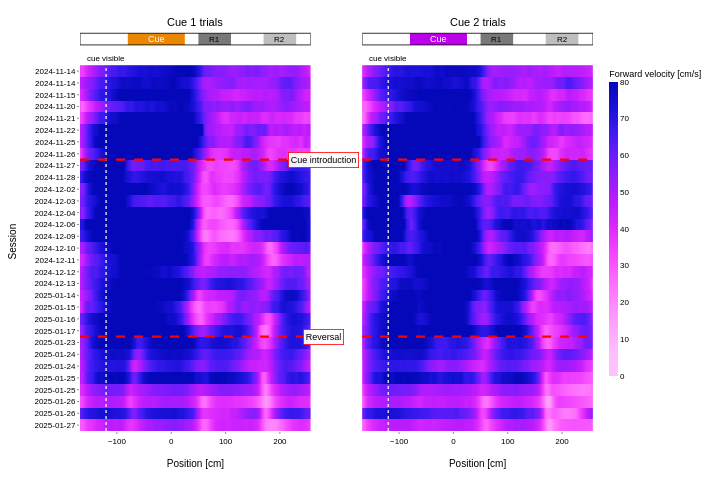

The cell this chart's notebook holds for it:
### Code cell
behav_filt, valid_sessions = filter_short_sessions(behav)

panels = {}
for cue_label, cue_filter_str in [('Cue 1 trials', 'Cue1 trials'),
                                   ('Cue 2 trials', 'Cue2 trials')]:
    sub, _ = group_filter_data(behav_filt, cue_filter=[cue_filter_str])
    panels[cue_label] = heatmap_table(sub)

all_sids = sorted(
    set().union(*(set(h.index) for h in panels.values() if not h.empty))
)

aligned = {k: v.reindex(all_sids) for k, v in panels.items()}

min_track = min(v.columns.min() for v in aligned.values() if not v.empty)
max_track = max(v.columns.max() for v in aligned.values() if not v.empty)

track_details_raw = json.loads(metadata.iloc[0]['track_details'])
track_details = override_cue_zone(track_details_raw)

track_h = TRACK_VIS_PX / FIG_HEIGHT_PX
label_h = XLABEL_PX / FIG_HEIGHT_PX
hm_h = 1.0 - track_h - label_h

MARGIN_L_PX = 74
MARGIN_R_PX = 110
MARGIN_T_PX = 30
MARGIN_B_PX = 46

fig = make_subplots(
    rows=2, cols=2,
    row_heights=[track_h, hm_h + label_h],
    column_widths=[0.5, 0.5],
    shared_xaxes=True,
    horizontal_spacing=0.10,
    vertical_spacing=0.01,
    subplot_titles=('Cue 1 trials', 'Cue 2 trials', None, None),
)

cmap = px.colors.sequential.Plotly3_r
panel_cue_colors = {1: CUE1_COLOR, 2: CUE2_COLOR}

for col_idx, (label, hm) in enumerate(aligned.items(), start=1):
    draw_track_schematic(
        fig, row=1, col=col_idx,
        track_details=track_details,
        min_track=min_track, max_track=max_track,
        draw_cue=col_idx,
        cue_color=panel_cue_colors[col_idx],
    )

    customdata = np.tile(
        np.array(all_sids, dtype=object).reshape(-1, 1), (1, len(hm.columns))
    )
    fig.add_trace(
        go.Heatmap(
            z=hm.values,
            x=hm.columns,
            y=np.arange(len(all_sids)),
            colorscale=cmap,
            zmin=0,
            zmax=METRIC_MAX,
            showscale=(col_idx == 2),
            colorbar=dict(
                title=dict(text='Forward velocity [cm/s]',
                            font=dict(family='Arial', size=9, color='black')),
                thickness=9,
                len=hm_h * 0.95,
                xpad=6,
                yanchor='middle',
                y=(label_h + hm_h / 2),
                tickfont=dict(family='Arial', size=8, color='black'),
            ) if col_idx == 2 else None,
            customdata=customdata,
            hovertemplate=(
                'session=%{customdata}<br>pos=%{x} cm'
                '<br>v=%{z:.1f} cm/s<extra></extra>'
            ),
        ),
        row=2, col=col_idx,
    )

    fig.add_vline(
        x=CUE_VISIBLE_BIN, row=2, col=col_idx,
        line=dict(color='white', width=1.2, dash='dot'),
    )
    fig.add_annotation(
        x=CUE_VISIBLE_BIN, y=-0.5,
        text='cue visible', showarrow=False,
        font=dict(family='Arial', size=8, color='black'),
        bgcolor='rgba(255,255,255,0.85)', borderpad=1,
        xanchor='center', yanchor='bottom',
        row=2, col=col_idx,
    )

line_ys = session_line_y_positions(all_sids, SESSION_LINE_DATES)
plot_x_start = MARGIN_L_PX / FIG_WIDTH_PX
plot_x_end = 1 - MARGIN_R_PX / FIG_WIDTH_PX
plot_width_paper = plot_x_end - plot_x_start
domain_gap_center = (fig.layout.xaxis3.domain[1] + fig.layout.xaxis4.domain[0]) / 2
gap_center_paper_x = plot_x_start + domain_gap_center * plot_width_paper

for y_pos, lbl in zip(line_ys, SESSION_LINE_LABELS):
    if y_pos is None:
        continue
    for col_idx in (1, 2):
        fig.add_hline(
            y=y_pos, row=2, col=col_idx,
            line=dict(color='red', width=2.2, dash='dash'),
        )
    fig.add_annotation(
        x=gap_center_paper_x, xref='paper',
        y=y_pos, yref='y3',
        text=lbl, showarrow=False,
        font=dict(family='Arial', size=9, color='black'),
        bgcolor='rgba(255,255,255,0.95)',
        bordercolor='red', borderwidth=0.8, borderpad=2,
        xanchor='center', yanchor='middle',
    )

n_sess = len(all_sids)
max_visible = max(1, int(np.floor((FIG_HEIGHT_PX * hm_h) / 12)))
step = max(1, int(np.ceil(n_sess / max_visible)))
y_idx = np.arange(0, n_sess, step)
y_text = [str(all_sids[i]).split('_')[0] for i in y_idx]

fig.update_yaxes(
    autorange='reversed',
    tickmode='array',
    tickvals=y_idx, ticktext=y_text,
    zeroline=False, showgrid=False,
    ticks='outside', ticklen=2, tickwidth=0.6,
    tickfont=dict(family='Arial', size=8, color='black'),
    title=dict(text='Session', font=dict(family='Arial', size=10, color='black')),
    row=2, col=1,
)
fig.update_yaxes(
    autorange='reversed',
    showticklabels=False, ticks='',
    zeroline=False, showgrid=False,
    row=2, col=2,
)

for col_idx in (1, 2):
    fig.update_xaxes(
        range=(min_track, max_track),
        zeroline=False, showgrid=False,
        ticks='outside', ticklen=2, tickwidth=0.6,
        tickfont=dict(family='Arial', size=8, color='black'),
        title=dict(text='Position [cm]',
                    font=dict(family='Arial', size=10, color='black')),
        row=2, col=col_idx,
    )

fig.update_layout(
    width=FIG_WIDTH_PX,
    height=FIG_HEIGHT_PX,
    paper_bgcolor='white',
    plot_bgcolor='white',
    margin=dict(l=MARGIN_L_PX, r=MARGIN_R_PX, t=MARGIN_T_PX, b=MARGIN_B_PX),
    font=dict(family='Arial', size=9, color='black'),
    showlegend=False,
)
for ann in fig.layout.annotations:
    if ann.text in ('Cue 1 trials', 'Cue 2 trials'):
        ann.font = dict(family='Arial', size=11, color='black')

fig.show()

### Figure 1 — Plotly figure (JSON) as saved in the notebook; plotly's stock layout.template omitted (floating-point values rounded to 4 significant figures; data arrays with more than 128 entries replaced by an {"elided": "..."} marker saying what was removed)
{"data": [{"colorscale": [[0, "#fec3fe"], [0.08333, "#febefe"], [0.1667, "#fea5fd"], [0.25, "#fe88fc"], [0.3333, "#fc67fd"], [0.4167, "#f246fe"], [0.5, "#dd2bfd"], [0.5833, "#bf1cfd"], [0.6667, "#981cfd"], [0.75, "#6b1cfb"], [0.8333, "#3c19f0"], [0.9167, "#1910d8"], [1, "#0508b8"]], "customdata": {"elided": "31x426 str values"}, "hovertemplate": "session=%{customdata}<br>pos=%{x} cm<br>v=%{z:.1f} cm/s<extra></extra>", "showscale": false, "type": "heatmap", "x": {"elided": "426 int values"}, "xaxis": "x3", "y": [0, 1, 2, 3, 4, 5, 6, 7, 8, 9, 10, 11, 12, 13, 14, 15, 16, 17, 18, 19, 20, 21, 22, 23, 24, 25, 26, 27, 28, 29, 30], "yaxis": "y3", "z": {"elided": "31x426 float values"}, "zmax": 80, "zmin": 0}, {"colorbar": {"len": 0.8194, "thickness": 9, "tickfont": {"color": "black", "family": "Arial", "size": 8}, "title": {"font": {"color": "black", "family": "Arial", "size": 9}, "text": "Forward velocity [cm/s]"}, "xpad": 6, "y": 0.5229, "yanchor": "middle"}, "colorscale": [[0, "#fec3fe"], [0.08333, "#febefe"], [0.1667, "#fea5fd"], [0.25, "#fe88fc"], [0.3333, "#fc67fd"], [0.4167, "#f246fe"], [0.5, "#dd2bfd"], [0.5833, "#bf1cfd"], [0.6667, "#981cfd"], [0.75, "#6b1cfb"], [0.8333, "#3c19f0"], [0.9167, "#1910d8"], [1, "#0508b8"]], "customdata": {"elided": "31x426 str values"}, "hovertemplate": "session=%{customdata}<br>pos=%{x} cm<br>v=%{z:.1f} cm/s<extra></extra>", "showscale": true, "type": "heatmap", "x": {"elided": "426 int values"}, "xaxis": "x4", "y": [0, 1, 2, 3, 4, 5, 6, 7, 8, 9, 10, 11, 12, 13, 14, 15, 16, 17, 18, 19, 20, 21, 22, 23, 24, 25, 26, 27, 28, 29, 30], "yaxis": "y4", "z": {"elided": "31x426 float values"}, "zmax": 80, "zmin": 0}], "layout": {"annotations": [{"font": {"color": "black", "family": "Arial", "size": 11}, "showarrow": false, "text": "Cue 1 trials", "x": 0.225, "xanchor": "center", "xref": "paper", "y": 1, "yanchor": "bottom", "yref": "paper"}, {"font": {"color": "black", "family": "Arial", "size": 11}, "showarrow": false, "text": "Cue 2 trials", "x": 0.775, "xanchor": "center", "xref": "paper", "y": 1, "yanchor": "bottom", "yref": "paper"}, {"font": {"color": "white", "family": "Arial", "size": 9}, "showarrow": false, "text": "Cue", "x": -27.5, "xref": "x", "y": 0.5, "yref": "y"}, {"font": {"color": "black", "family": "Arial", "size": 8}, "showarrow": false, "text": "R1", "x": 80, "xref": "x", "y": 0.5, "yref": "y"}, {"font": {"color": "black", "family": "Arial", "size": 8}, "showarrow": false, "text": "R2", "x": 200, "xref": "x", "y": 0.5, "yref": "y"}, {"bgcolor": "rgba(255,255,255,0.85)", "borderpad": 1, "font": {"color": "black", "family": "Arial", "size": 8}, "showarrow": false, "text": "cue visible", "x": -120, "xanchor": "center", "xref": "x3", "y": -0.5, "yanchor": "bottom", "yref": "y3"}, {"font": {"color": "white", "family": "Arial", "size": 9}, "showarrow": false, "text": "Cue", "x": -27.5, "xref": "x2", "y": 0.5, "yref": "y2"}, {"font": {"color": "black", "family": "Arial", "size": 8}, "showarrow": false, "text": "R1", "x": 80, "xref": "x2", "y": 0.5, "yref": "y2"}, {"font": {"color": "black", "family": "Arial", "size": 8}, "showarrow": false, "text": "R2", "x": 200, "xref": "x2", "y": 0.5, "yref": "y2"}, {"bgcolor": "rgba(255,255,255,0.85)", "borderpad": 1, "font": {"color": "black", "family": "Arial", "size": 8}, "showarrow": false, "text": "cue visible", "x": -120, "xanchor": "center", "xref": "x4", "y": -0.5, "yanchor": "bottom", "yref": "y4"}, {"bgcolor": "rgba(255,255,255,0.95)", "bordercolor": "red", "borderpad": 2, "borderwidth": 0.8, "font": {"color": "black", "family": "Arial", "size": 9}, "showarrow": false, "text": "Cue introduction", "x": 0.475, "xanchor": "center", "xref": "paper", "y": 7.5, "yanchor": "middle", "yref": "y3"}, {"bgcolor": "rgba(255,255,255,0.95)", "bordercolor": "red", "borderpad": 2, "borderwidth": 0.8, "font": {"color": "black", "family": "Arial", "size": 9}, "showarrow": false, "text": "Reversal", "x": 0.475, "xanchor": "center", "xref": "paper", "y": 22.5, "yanchor": "middle", "yref": "y3"}], "font": {"color": "black", "family": "Arial", "size": 9}, "height": 480, "margin": {"b": 46, "l": 74, "r": 110, "t": 30}, "paper_bgcolor": "white", "plot_bgcolor": "white", "shapes": [{"fillcolor": "rgb(233, 136, 0)", "line": {"color": "rgb(233, 136, 0)", "width": 0}, "type": "rect", "x0": -80, "x1": 25, "xref": "x", "y0": 0.18, "y1": 0.82, "yref": "y"}, {"fillcolor": "rgba(120,120,120, 1)", "line": {"color": "rgba(120,120,120, 1)", "width": 0}, "type": "rect", "x0": 50, "x1": 110, "xref": "x", "y0": 0.18, "y1": 0.82, "yref": "y"}, {"fillcolor": "rgba(190,190,190, 1)", "line": {"color": "rgba(190,190,190, 1)", "width": 0}, "type": "rect", "x0": 170, "x1": 230, "xref": "x", "y0": 0.18, "y1": 0.82, "yref": "y"}, {"fillcolor": "rgba(0,0,0,0)", "line": {"color": "black", "width": 0.8}, "type": "rect", "x0": -168, "x1": 257, "xref": "x", "y0": 0.18, "y1": 0.82, "yref": "y"}, {"line": {"color": "white", "dash": "dot", "width": 1.2}, "type": "line", "x0": -120, "x1": -120, "xref": "x3", "y0": 0, "y1": 1, "yref": "y3 domain"}, {"fillcolor": "rgb(188, 0, 233)", "line": {"color": "rgb(188, 0, 233)", "width": 0}, "type": "rect", "x0": -80, "x1": 25, "xref": "x2", "y0": 0.18, "y1": 0.82, "yref": "y2"}, {"fillcolor": "rgba(120,120,120, 1)", "line": {"color": "rgba(120,120,120, 1)", "width": 0}, "type": "rect", "x0": 50, "x1": 110, "xref": "x2", "y0": 0.18, "y1": 0.82, "yref": "y2"}, {"fillcolor": "rgba(190,190,190, 1)", "line": {"color": "rgba(190,190,190, 1)", "width": 0}, "type": "rect", "x0": 170, "x1": 230, "xref": "x2", "y0": 0.18, "y1": 0.82, "yref": "y2"}, {"fillcolor": "rgba(0,0,0,0)", "line": {"color": "black", "width": 0.8}, "type": "rect", "x0": -168, "x1": 257, "xref": "x2", "y0": 0.18, "y1": 0.82, "yref": "y2"}, {"line": {"color": "white", "dash": "dot", "width": 1.2}, "type": "line", "x0": -120, "x1": -120, "xref": "x4", "y0": 0, "y1": 1, "yref": "y4 domain"}, {"line": {"color": "red", "dash": "dash", "width": 2.2}, "type": "line", "x0": 0, "x1": 1, "xref": "x3 domain", "y0": 7.5, "y1": 7.5, "yref": "y3"}, {"line": {"color": "red", "dash": "dash", "width": 2.2}, "type": "line", "x0": 0, "x1": 1, "xref": "x4 domain", "y0": 7.5, "y1": 7.5, "yref": "y4"}, {"line": {"color": "red", "dash": "dash", "width": 2.2}, "type": "line", "x0": 0, "x1": 1, "xref": "x3 domain", "y0": 22.5, "y1": 22.5, "yref": "y3"}, {"line": {"color": "red", "dash": "dash", "width": 2.2}, "type": "line", "x0": 0, "x1": 1, "xref": "x4 domain", "y0": 22.5, "y1": 22.5, "yref": "y4"}], "showlegend": false, "width": 720, "xaxis": {"anchor": "y", "domain": [0, 0.45], "matches": "x3", "range": [-168, 257], "showgrid": false, "showticklabels": false, "ticks": "", "zeroline": false}, "xaxis2": {"anchor": "y2", "domain": [0.55, 1], "matches": "x4", "range": [-168, 257], "showgrid": false, "showticklabels": false, "ticks": "", "zeroline": false}, "xaxis3": {"anchor": "y3", "domain": [0, 0.45], "range": [-168, 257], "showgrid": false, "tickfont": {"color": "black", "family": "Arial", "size": 8}, "ticklen": 2, "ticks": "outside", "tickwidth": 0.6, "title": {"font": {"color": "black", "family": "Arial", "size": 10}, "text": "Position [cm]"}, "zeroline": false}, "xaxis4": {"anchor": "y4", "domain": [0.55, 1], "range": [-168, 257], "showgrid": false, "tickfont": {"color": "black", "family": "Arial", "size": 8}, "ticklen": 2, "ticks": "outside", "tickwidth": 0.6, "title": {"font": {"color": "black", "family": "Arial", "size": 10}, "text": "Position [cm]"}, "zeroline": false}, "yaxis": {"anchor": "x", "domain": [0.9546, 1], "range": [1, 0], "showgrid": false, "showticklabels": false, "ticks": "", "zeroline": false}, "yaxis2": {"anchor": "x2", "domain": [0.9546, 1], "range": [1, 0], "showgrid": false, "showticklabels": false, "ticks": "", "zeroline": false}, "yaxis3": {"anchor": "x3", "autorange": "reversed", "domain": [0, 0.9446], "showgrid": false, "tickfont": {"color": "black", "family": "Arial", "size": 8}, "ticklen": 2, "tickmode": "array", "ticks": "outside", "ticktext": ["2024-11-14", "2024-11-14", "2024-11-15", "2024-11-20", "2024-11-21", "2024-11-22", "2024-11-25", "2024-11-26", "2024-11-27", "2024-11-28", "2024-12-02", "2024-12-03", "2024-12-04", "2024-12-06", "2024-12-09", "2024-12-10", "2024-12-11", "2024-12-12", "2024-12-13", "2025-01-14", "2025-01-15", "2025-01-16", "2025-01-17", "2025-01-23", "2025-01-24", "2025-01-24", "2025-01-25", "2025-01-25", "2025-01-26", "2025-01-26", "2025-01-27"], "tickvals": [0, 1, 2, 3, 4, 5, 6, 7, 8, 9, 10, 11, 12, 13, 14, 15, 16, 17, 18, 19, 20, 21, 22, 23, 24, 25, 26, 27, 28, 29, 30], "tickwidth": 0.6, "title": {"font": {"color": "black", "family": "Arial", "size": 10}, "text": "Session"}, "zeroline": false}, "yaxis4": {"anchor": "x4", "autorange": "reversed", "domain": [0, 0.9446], "showgrid": false, "showticklabels": false, "ticks": "", "zeroline": false}}}
